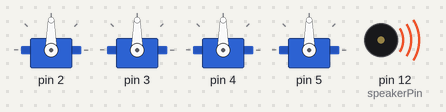
Bench run of a sketch on a simulated Arduino Uno, built with avr-gcc and run on an emulated ATmega328P. On the bench: 4 × servo, buzzer (waves = sounding).

Above: at 2.67 s.
At 12.9 s:
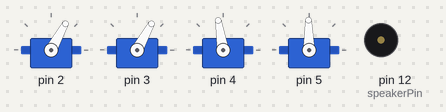
At 22.9 s:
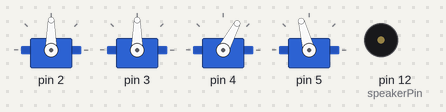
At 25.0 s:
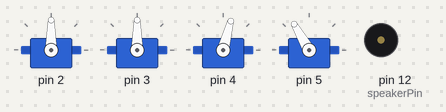
At 28.5 s:
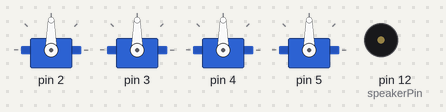
At 39.84 s:
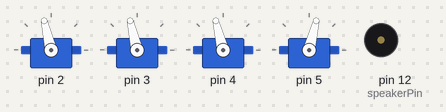
Timing chart, 0 to 40.0 s (numbered marks = the images above):
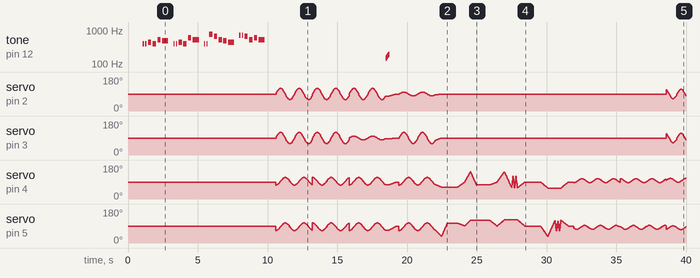

Measured:
- by itself, tone on pin 12 (speakerPin): plays 391 Hz for 0.08 s, 391 Hz for 0.08 s, 439 Hz for 0.24 s, 391 Hz for 0.24 s, 521 Hz for 0.24 s, 491 Hz for 0.44 s … (36 notes in this stretch)

The sketch:

song_walk.ino
```cpp
//--------------------------------------------------------------
//  Otto Happy Birthday + Movimentos SEM CAIR
//--------------------------------------------------------------
#include <Otto.h>
Otto Otto;

#define LeftLeg 2
#define RightLeg 3
#define LeftFoot 4
#define RightFoot 5
#define Buzzer 12

// ------------------ Música Happy Birthday ---------------------
int speakerPin = Buzzer;

char notes[] = "GGAGcB GGAGdc GGxecBA yyecdc";
int beats[] = { 2, 2, 8, 8, 8, 16, 1, 2, 2, 8, 8, 8, 16,
                1, 2, 2, 8, 8, 8, 8, 16, 1, 2, 2, 8, 8, 8, 16 };
int tempo = 130;

void playTone(int tone, int duration) {
  for (long i = 0; i < duration * 1000L; i += tone * 2) {
    digitalWrite(speakerPin, HIGH);
    delayMicroseconds(tone);
    digitalWrite(speakerPin, LOW);
    delayMicroseconds(tone);
  }
}

void playNote(char note, int duration) {
  char names[] = {'C','D','E','F','G','A','B',
                  'c','d','e','f','g','a','b',
                  'x','y'};
  int tones[] = {1915,1700,1519,1432,1275,1136,1014,
                  956,834,765,593,468,346,224,
                  655,715};

  for (int i = 0; i < 16; i++) {
    if (names[i] == note) {
      playTone(tones[i], duration / 5);
    }
  }
}

// ---------------------- SETUP ---------------------------------
void setup() {
  Otto.init(LeftLeg, RightLeg, LeftFoot, RightFoot, true, Buzzer);
  pinMode(speakerPin, OUTPUT);
  Otto.home();
  delay(500);
}

// ---------------------- LOOP -----------------------------------
void loop() {

// -------- 1) TOCA HAPPY BIRTHDAY --------
  for (int i = 0; i < sizeof(beats)/sizeof(int); i++) {
    if (notes[i] == ' ') delay(beats[i] * tempo);
    else playNote(notes[i], beats[i] * tempo);
    delay(tempo);
  }

  delay(400);
  Otto.home();
  delay(300);

// -------- 2) MOVIMENTOS ESTABILIZADOS --------

// Caminhar suave
  Otto.walk(2, 1300, 1);
  Otto.walk(2, 1300, -1);

// Giros mais estáveis
  Otto.turn(2, 1300, 1);

  Otto._tone(10, 3, 1);
  Otto.bendTones(150, 200, 1.03, 10, 10);

  Otto.home();
  delay(200);

// Giro lado oposto
  Otto.turn(2, 1300, -1);

// Bend com amplitude reduzida
  Otto.bend(1, 900, 1);
  Otto.bend(1, 1200, -1);

// ShakeLeg muito reduzido para não cair
  Otto.shakeLeg(1, 1100, 1);
  Otto.home();
  delay(200);

  Otto.shakeLeg(1, 1200, -1);

// Moonwalker seguro
  Otto.moonwalker(3, 1100, 10, 1);
  Otto.moonwalker(3, 1100, 10, -1);

// Crusaito seguro
  Otto.crusaito(2, 1100, 10, 1);
  Otto.crusaito(2, 1100, 10, -1);

// Flapping seguro
  Otto.flapping(2, 1100, 10, 1);
  Otto.flapping(2, 1100, 10, -1);

// Movimentos pouco arriscados
  Otto.swing(2, 1100, 15);
  Otto.tiptoeSwing(2, 1100, 15);
  Otto.jitter(2, 1000, 15);

// UpDown reduzido
  Otto.updown(2, 1500, 12);

// Pulo padrão
  Otto.jump(1, 650);

  Otto.home();
  delay(300);
}
```
